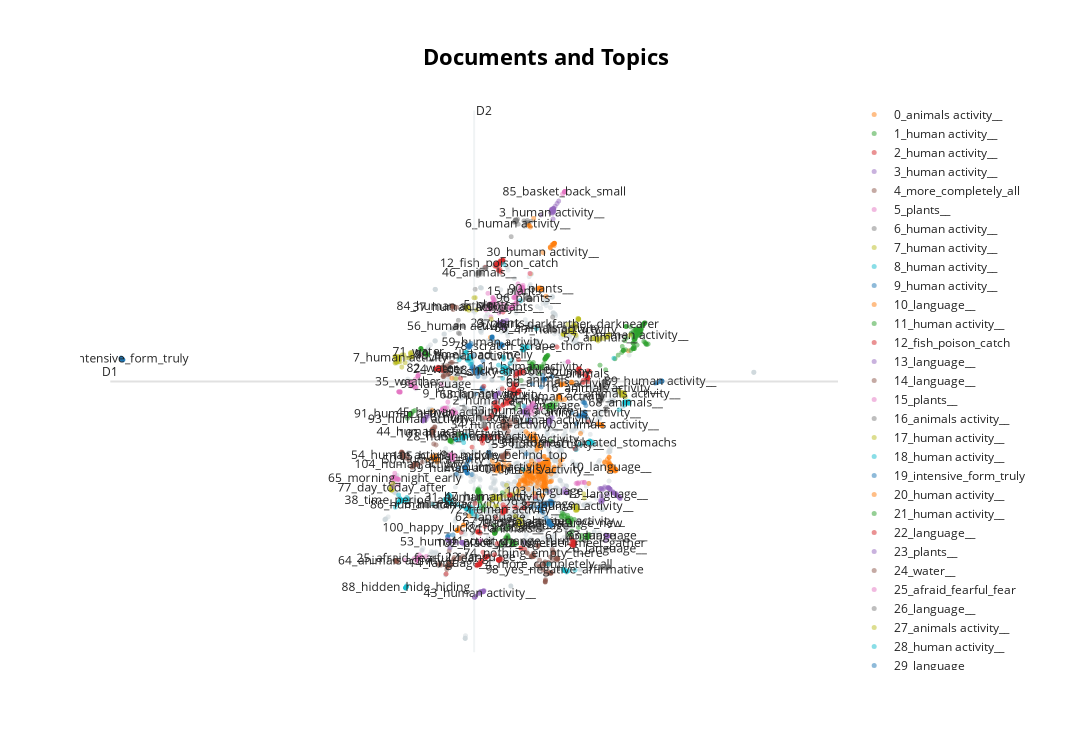

The notebook cell this image was saved under:
### Code cell
topic_model.visualize_documents(docs, reduced_embeddings=reduced_embeddings)
